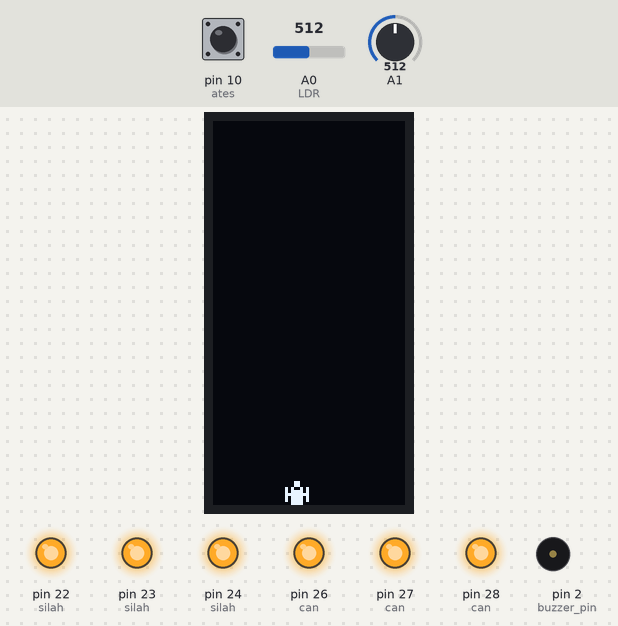
The sketch below on a simulated Arduino Mega 2560, built with avr-gcc and run on an emulated ATmega2560. On the bench: 64×128 one-colour display, output pins drawn as LEDs (lit = HIGH), buzzer (waves = sounding, pin HIGH). The test bench sets the inputs (shaded band); at power-on: pin 10 (ates) HIGH, A0 (LDR) = 512, A1 = 512. Random numbers use the default seed unless the sketch sets one; what the sketch prints to the serial monitor is not drawn.

Above: at 1.2 s.
1.3 s: pin 10 (ates) pulled LOW for 0.15 s
At 2.1 s:
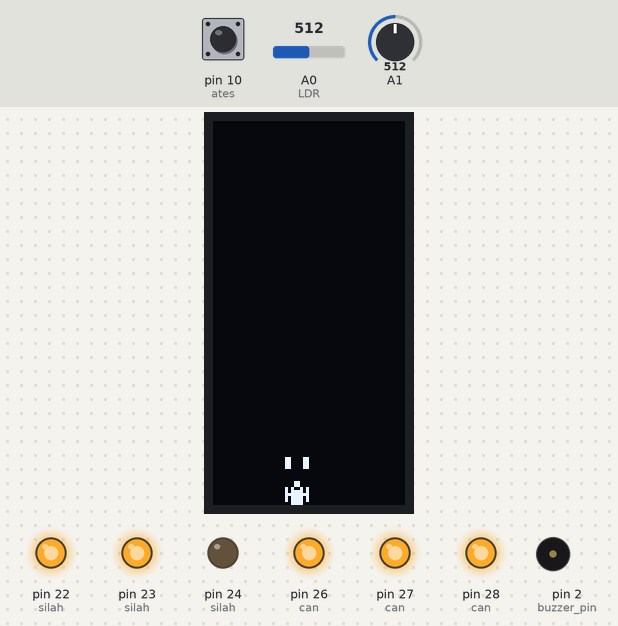
3.7 s: A0 (LDR) set to 6
At 3.83 s:
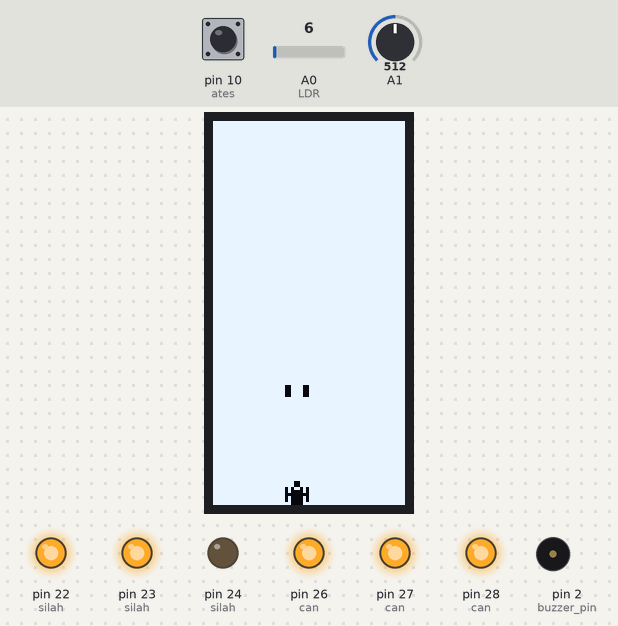
5.2 s: pin 10 (ates) pulled LOW for 1 s
At 7.1 s:
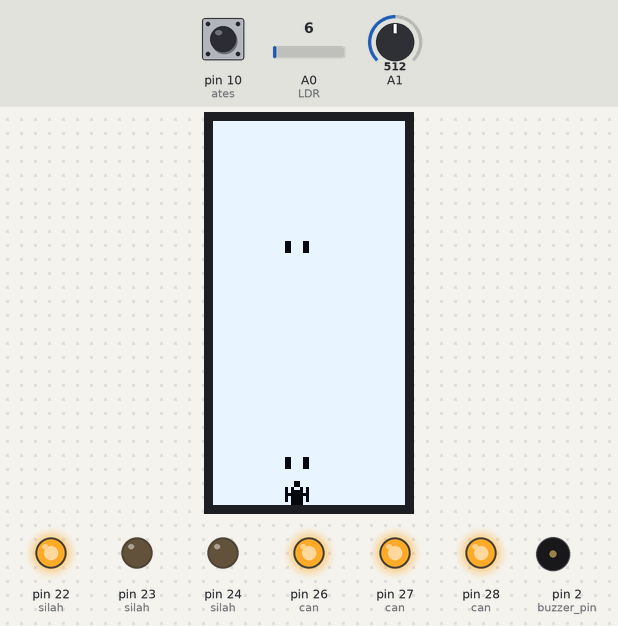
8.7 s: pin 10 (ates) pulled LOW for 3.2 s
At 12.5 s:
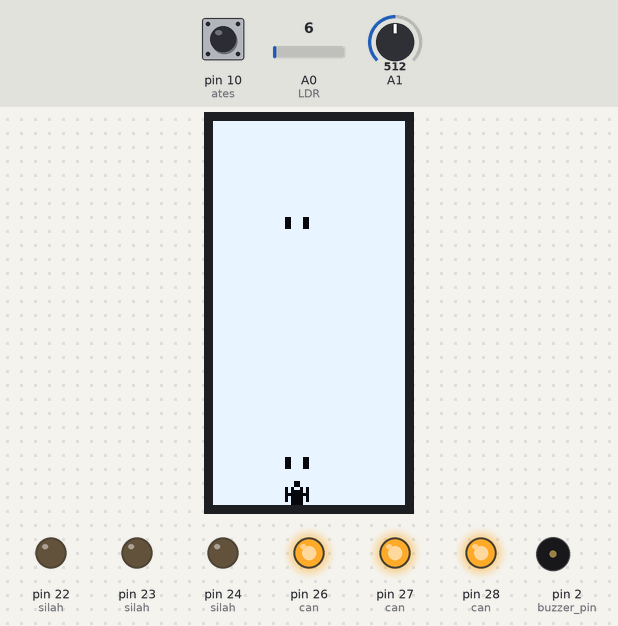
14.1 s: A1 set to 122
At 14.7 s:
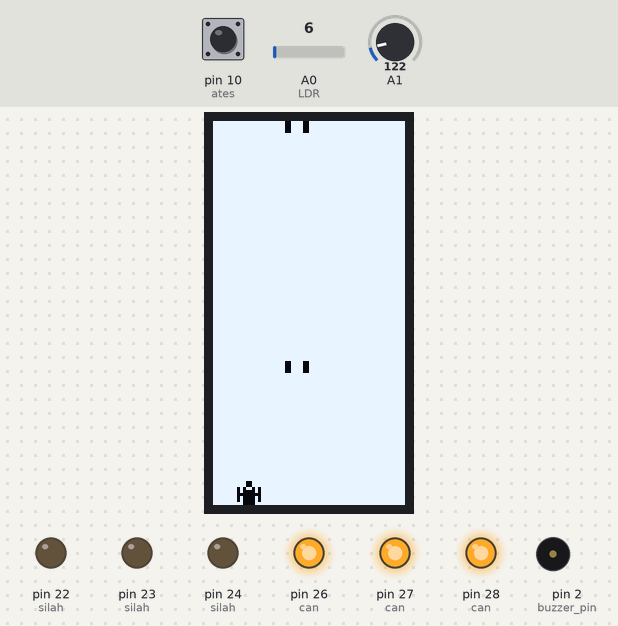
17.1 s: A0 (LDR) set to 8
19.0 s: A0 (LDR) set to 11
Timing chart, 0 to 22.0 s (numbered marks = the images above; inputs shaded):
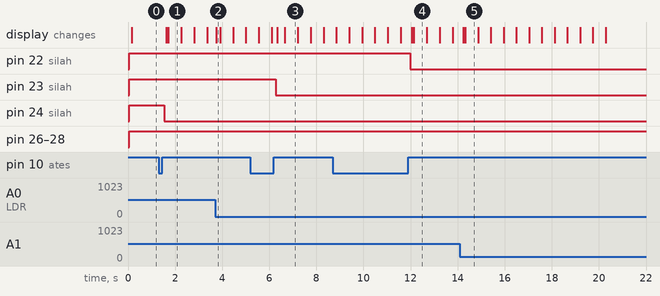

The sketch:

main.ino
```cpp
#include <SPI.h>
#include <Wire.h>
#include <Adafruit_GFX.h>
#include <Adafruit_SSD1306.h>
#include "Oyun.h"
#include "Target.h"
#define SCREEN_WIDTH 128
#define SCREEN_HEIGHT 64
#define OLED_RESET -1
#define SCREEN_ADDRESS 0x3C

Adafruit_SSD1306 ekran(SCREEN_WIDTH, SCREEN_HEIGHT, &Wire, OLED_RESET);

const unsigned char test [512] PROGMEM = {
	0xff, 0xff, 0xff, 0xff, 0xff, 0xff, 0xff, 0xff, 0x80, 0x00, 0x00, 0x00, 0x00, 0x00, 0x00, 0x01,
	0x80, 0x00, 0x00, 0x00, 0x00, 0x00, 0x00, 0x01, 0x9f, 0xff, 0xff, 0xff, 0xff, 0xff, 0xff, 0xf9,
	0x9f, 0xff, 0xff, 0xff, 0xff, 0xff, 0xff, 0xf9, 0x98, 0x00, 0x00, 0x00, 0x00, 0x00, 0x00, 0x19,
	0x98, 0x00, 0x00, 0x00, 0x00, 0x00, 0x00, 0x19, 0x99, 0xff, 0xff, 0xff, 0xff, 0xff, 0xff, 0x99,
	0x99, 0xff, 0xff, 0xff, 0xff, 0xff, 0xff, 0x99, 0x99, 0xff, 0xff, 0xff, 0xff, 0xff, 0xff, 0x99,
	0x99, 0xff, 0xff, 0xff, 0xff, 0xff, 0xff, 0x99, 0x99, 0xff, 0xff, 0xff, 0xff, 0xff, 0xff, 0x99,
	0x99, 0xff, 0xff, 0xff, 0xff, 0xff, 0xff, 0x99, 0x99, 0xff, 0xff, 0xff, 0xff, 0xff, 0xff, 0x99,
	0x99, 0xfc, 0x0f, 0x3f, 0xc3, 0xcf, 0x3f, 0x99, 0x99, 0xfc, 0x07, 0x3f, 0x81, 0xcf, 0x3f, 0x99,
	0x99, 0xfc, 0xe3, 0x3f, 0x18, 0xcf, 0x3f, 0x99, 0x99, 0xfc, 0xf3, 0x3f, 0x3c, 0xcf, 0x3f, 0x99,
	0x99, 0xfc, 0xf3, 0x3f, 0x3c, 0xcf, 0x3f, 0x99, 0x99, 0xfc, 0xe3, 0x3f, 0x3c, 0xc6, 0x3f, 0x99,
	0x99, 0xfc, 0x07, 0x3f, 0x3c, 0xe0, 0x7f, 0x99, 0x99, 0xfc, 0x0f, 0x3f, 0x00, 0xf0, 0xff, 0x99,
	0x99, 0xfc, 0xff, 0x3f, 0x00, 0xf9, 0xff, 0x99, 0x99, 0xfc, 0xff, 0x3f, 0x3c, 0xf9, 0xff, 0x99,
	0x99, 0xfc, 0xff, 0x03, 0x3c, 0xf9, 0xff, 0x99, 0x99, 0xfc, 0xff, 0x03, 0x3c, 0xf9, 0xff, 0x99,
	0x99, 0xff, 0xff, 0xff, 0xff, 0xff, 0xff, 0x99, 0x99, 0xff, 0xff, 0xff, 0xff, 0xff, 0xff, 0x99,
	0x99, 0xff, 0xff, 0xff, 0xff, 0xff, 0xff, 0x99, 0x99, 0xff, 0xff, 0xff, 0xff, 0xff, 0xff, 0x99,
	0x99, 0xff, 0xff, 0xff, 0xff, 0xff, 0xff, 0x99, 0x99, 0xff, 0xe0, 0x3f, 0xfc, 0x07, 0xff, 0x99,
	0x99, 0xff, 0xe0, 0x3f, 0xfc, 0x07, 0xff, 0x99, 0x99, 0xff, 0xe7, 0x3f, 0xfc, 0xe7, 0xff, 0x99,
	0x99, 0xff, 0xe7, 0x3f, 0xfc, 0xe7, 0xff, 0x99, 0x98, 0x1f, 0x00, 0x00, 0x00, 0x00, 0xf8, 0x19,
	0x98, 0x1c, 0x00, 0x00, 0x00, 0x00, 0x38, 0x19, 0x9f, 0xf8, 0xfc, 0x73, 0xce, 0x1f, 0x1f, 0xf9,
	0x9f, 0xf1, 0x02, 0x33, 0xcc, 0x61, 0x8f, 0xf9, 0x80, 0x03, 0x03, 0x10, 0x08, 0xc0, 0xc0, 0x01,
	0x80, 0x07, 0x33, 0x90, 0x09, 0xcc, 0xe0, 0x01, 0xff, 0xc8, 0x30, 0x09, 0x91, 0x0c, 0x33, 0xff,
	0xff, 0xc8, 0x30, 0x49, 0x92, 0x00, 0x13, 0xff, 0xff, 0xc9, 0xfe, 0x49, 0x92, 0x61, 0x93, 0xff,
	0xff, 0xc9, 0xfe, 0x49, 0x92, 0x61, 0x93, 0xff, 0xff, 0xc8, 0x30, 0x49, 0x92, 0x00, 0x13, 0xff,
	0xff, 0xc0, 0x30, 0x49, 0x93, 0x0c, 0x23, 0xff, 0xff, 0xe7, 0x33, 0x99, 0x99, 0xcc, 0xe7, 0xff,
	0xff, 0xe3, 0x03, 0x19, 0x98, 0xc0, 0xc7, 0xff, 0xff, 0xe1, 0x02, 0x39, 0x9c, 0x61, 0x87, 0xff,
	0xff, 0xe0, 0x7c, 0x79, 0x9e, 0x3e, 0x07, 0xff, 0xff, 0xe4, 0x00, 0xf9, 0x9f, 0x00, 0x27, 0xff,
	0xff, 0xcf, 0x03, 0xf9, 0x9f, 0xc0, 0xf3, 0xff, 0xff, 0xcf, 0xff, 0xf9, 0x9f, 0xff, 0xf3, 0xff,
	0xff, 0xcf, 0xff, 0xf9, 0x9f, 0xff, 0xf3, 0xff, 0xff, 0xcf, 0xff, 0xf8, 0x1f, 0xff, 0xf3, 0xff,
	0xff, 0xcf, 0xff, 0xc0, 0x03, 0xff, 0xf3, 0xff, 0xff, 0xc7, 0xff, 0x07, 0xe0, 0xff, 0xe3, 0xff,
	0xff, 0xe7, 0xfe, 0x1f, 0xf8, 0x7f, 0xe7, 0xff, 0xff, 0xe3, 0xfc, 0x7f, 0xfe, 0x3f, 0xc7, 0xff,
	0xff, 0xf0, 0xf0, 0xff, 0xff, 0x0f, 0x0f, 0xff, 0xff, 0xf8, 0x03, 0xff, 0xff, 0xc0, 0x1f, 0xff,
	0xff, 0xfe, 0x07, 0xff, 0xff, 0xe0, 0x7f, 0xff, 0xff, 0xff, 0xff, 0xff, 0xff, 0xff, 0xff, 0xff
};

const unsigned char ship [8] PROGMEM = {
	// 'ship4, 8x8px
	0x18, 0x18, 0xa5, 0xbd, 0xff, 0xbd, 0xbd, 0x3c
};
const unsigned char t2 [] PROGMEM = {
	// 't1, 8x8px
	0x18, 0x3c, 0x7e, 0xff, 0xff, 0x7e, 0x3c, 0x18
};
const unsigned char t1 [8] PROGMEM = {
	// 't5, 8x8px
	0x00, 0x08, 0x1c, 0x3e, 0x7c, 0x38, 0x10, 0x00
};
const unsigned char silah2 [8] PROGMEM = {
	// 'silah2, 8x8px
	0xc3, 0xc3, 0xc3, 0xc3, 0x00, 0x00, 0x00, 0x00
};
Oyun oyun;
int buzzer_pin=2;
int deger=0;
int deger2=0;
bool tus = true;
bool zorluk = false;
bool active = false;
void giris();
void page1();
void page2();
void page3();
void option();
void select();
void LDR();
void ledler();
void ledler2();
void ship_move();
void draw_Target();
void draw_Ship();
void draw_Silah();
void can_kontrol();
void atis();
int page = -1;
int up = -1;
int down = -1;
int ok = -1;
int at=-1;
byte imlec_x = 0;
byte imlec_y = 16;
int seviye = -1;
byte ses = 50;
bool sesOn = false;
byte parlaklik = 150;
bool parlaklikOn = false;
bool click1 = false, click2 = false, click3 = false;
bool click4=1,click5=false;
byte giris1 = 0, giris2 = 0,syc=0;
int syc1=0,syc2=0;
long end1=0,end2=0,start=0;
// end1 ve end2 == zaman kontrolü için
// syc == satır numarası
// syc1 ve syc2 == hasar yemeye başlama süresi kontolü için
void setup() {
  Serial.begin(9600);

  if(!ekran.begin(SSD1306_SWITCHCAPVCC, SCREEN_ADDRESS)) {
    Serial.println(F("SSD1306 allocation failed"));
    for(;;);
  }
  ekran.clearDisplay();
   ekran.setTextSize(1);
   ekran.setTextColor(WHITE);
     pinMode(11,INPUT_PULLUP);//onay
    pinMode(12,INPUT_PULLUP);//asagı
    pinMode(13,INPUT_PULLUP);//yukarı
    pinMode(10,INPUT_PULLUP); //ates
pinMode(26,OUTPUT);  //can
pinMode(27,OUTPUT);  //can
pinMode(28,OUTPUT);  //can
pinMode(22,OUTPUT);  //silah
pinMode(23,OUTPUT);  //silah
pinMode(24,OUTPUT);  //silah
pinMode(buzzer_pin,OUTPUT);  // buzzer
ekran.setRotation(1);
    ekran.display();
}
void loop() {
  // put your main code here, to run repeatedly:
/*up = digitalRead(13);
  down = digitalRead(12);
  ok = digitalRead(11);

  if (up == 0 && tus == true) {
    click1 = true;
    tus == false;
  }
  if (down == 0 && tus == true) {
    click2 = true;
    tus = false;
  }
  if (ok == 0 && tus == true) {
    click3 = true;
    tus = false;
  }
  if (page == -1) {
    giris();
  }
  if (page == 1) {
    page1();
  } else if (page == 2) {
    page2();
  } else if (page == 3) {
    page3();
  } else if (page == 4) {
    page4();
  }
  */
  page3();
}
void ledler2()
{
   if(oyun.s->cephane==3)
  {
    digitalWrite(22,HIGH);
    digitalWrite(23,HIGH);
    digitalWrite(24,HIGH);
  }
  else if(oyun.s->cephane==2)
  {
     digitalWrite(22,HIGH);
    digitalWrite(23,HIGH);
    digitalWrite(24,LOW);
  }
  else if(oyun.s->cephane==1)
  {
     digitalWrite(22,HIGH);
    digitalWrite(23,LOW);
    digitalWrite(24,LOW);
  }
  else{
     digitalWrite(22,LOW);
    digitalWrite(23,LOW);
    digitalWrite(24,LOW);
  }
}
void ledler()
{
  if(oyun.s->can==3)
  {
    digitalWrite(28,HIGH);
    digitalWrite(27,HIGH);
    digitalWrite(26,HIGH);
  }
  else if(oyun.s->can==2)
  {
     digitalWrite(28,HIGH);
    digitalWrite(27,HIGH);
    digitalWrite(26,LOW);
  }
  else if(oyun.s->can==1)
  {
     digitalWrite(28,HIGH);
    digitalWrite(27,LOW);
    digitalWrite(26,LOW);
  }
  else{
     digitalWrite(28,LOW);
    digitalWrite(27,LOW);
    digitalWrite(26,LOW);
  }
}
void LDR()
{
deger=analogRead(A0);
Serial.println(deger);
if(deger<500)
{
  ekran.invertDisplay(true);
}
else{
  ekran.invertDisplay(false);
}
}
void option() {
  if (click1 == true && up == 1) {
    ekran.clearDisplay();

    if (!(imlec_y == 16) && !(sesOn == true || parlaklikOn == true)) {
      imlec_y -= 16;
    } else if (page == 4 && sesOn == true) {
      ses += 10;
      if ((ses >= 100))
        ses = 100;
    } else if (page == 4 && parlaklikOn == true) {
      parlaklik += 30;
      if ((parlaklik >= 255))
        parlaklik = 255;
    }
    click1 = false;
    tus = true;
  }
  if (click2 == true && down == 1) {
    ekran.clearDisplay();
    if (!(imlec_y == 48) && !(sesOn == true || parlaklikOn == true)) {
      imlec_y += 16;
    } else if (page == 4 && sesOn == true) {
      ses -= 10;
      if ((ses <= 0))
        ses = 0;
    } else if (page == 4 && parlaklikOn == true) {
      parlaklik -= 30;
      if ((parlaklik <= 0))
        parlaklik = 0;
    }
    click2 = false;
    tus = true;
  }
}
void giris() {
  ekran.setCursor(0, 60);
  ekran.println("Yukleniyor");
  ekran.drawRect(0, 72, 63, 16, WHITE);
  for (int i = 1; i <= 62; i++) {
    ekran.drawLine(i, 72, i, 88, WHITE);
    delay(30);
    LDR();
    ekran.display();
  }
  delay(50);
  ekran.clearDisplay();
  int syc = 0;
  while (page == -1) {
    LDR();
    ekran.clearDisplay();
    ekran.drawBitmap(0, 0, test, 64, 64, 1);
    ekran.setCursor(20, 75);
    ekran.print("Press");
    ekran.setCursor(20, 84);
    ekran.print("Button");
    ekran.display();
    ok = digitalRead(11);
    if (ok == 0 && tus == true) {
      click3 = true;
      tus = false;
    }
    select();
  }
  ekran.clearDisplay();
}
void select() {
  if (click3 == true && ok == 1) {
    if (page == -1) {
      page = 1;
      click3 = false;
      tus = true;
    } else {
      if (imlec_y == 16) {
        if (page == 1 && zorluk == true) {
          ekran.clearDisplay();
          page = 3;
          imlec_x = 0;
          imlec_y = 16;
          click3 = false;
          tus = true;
        } else if (page == 2) {
          seviye = 1;
          zorluk = true;
          click3 = false;
          tus = true;
        } else if (page == 4) {
          ekran.invertDisplay(true);
          parlaklikOn = true;
          click3 = false;
          tus = true;
          giris2++;
          if (giris2 == 2) {
            ekran.invertDisplay(false);
            parlaklikOn = false;
            giris2 = 0;
          }
        } else {
          click3 = false;
          tus = true;
        }
      } else if (imlec_y == 32) {
        if (page == 1) {
          ekran.clearDisplay();
          page = 2;
          imlec_x = 0;
          imlec_y = 16;
          click3 = false;
          tus = true;
        } else if (page == 2) {
          seviye = 2;
          zorluk = true;
          click3 = false;
          tus = true;
        } else if (page == 4) {
          sesOn = true;
          click3 = false;
          tus = true;
          giris1++;
          if (giris1 == 2) {
            sesOn = false;
            giris1 = 0;
          }
        }
      } else if (imlec_y == 48) {
        if (page == 1) {
          ekran.clearDisplay();
          page = 4;
          imlec_x = 0;
          imlec_y = 16;
          click3 = false;
          tus = true;
        } else if (page == 2) {
          ekran.clearDisplay();
          page = 1;
          imlec_x = 0;
          imlec_y = 16;
          click3 = false;
          tus = true;
        } else if (page == 4) {
          ekran.clearDisplay();
          sesOn = false;
          parlaklikOn = false;
          page = 1;
          imlec_x = 0;
          imlec_y = 16;
          click3 = false;
          tus = true;
        }
      }
    }
  }
}
void page1() {
  ekran.setCursor(20, 0);
  ekran.print("Menu");
  ekran.setCursor(13, 16);
  ekran.print("Oyna");
  ekran.setCursor(13, 32);
  ekran.print("Zorluk");
  ekran.setCursor(13, 48);
  ekran.print("Ayarlar");
  ekran.setCursor(imlec_x, imlec_y);
  ekran.print(">");
  ekran.drawRect(10, imlec_y - 5, 127, 18, WHITE);
  ekran.display();
  LDR();
  option();
  select();
    ekran.clearDisplay();
}
void page2() {
  ekran.setCursor(20, 0);
  ekran.print("Zorluk");
  ekran.setCursor(13, 16);
  ekran.print("Normal");
  ekran.setCursor(13, 32);
  ekran.print("Zor");
  ekran.setCursor(13, 48);
  ekran.print("Cikis");
  ekran.setCursor(imlec_x, imlec_y);
  ekran.print(">");
  ekran.drawRect(10, imlec_y - 5, 127, 18, WHITE);
  ekran.display();
  LDR();
  option();
  select();
  ekran.clearDisplay();
}
void ship_move()
{
  deger2=analogRead(A1);
  deger2=map(deger2,0,1023,0,56);
  if((deger2 % 8)==0)
  {
    oyun.s->update(deger2);
  Serial.println(deger2);
  }
  else{
    byte kalan=deger2%8;
    if(kalan<=4)
    {
      deger2=deger2-kalan;
      oyun.s->update(deger2);
    Serial.println(deger2);
    }
    else{
  deger2=deger2+(8-kalan);
  oyun.s->update(deger2);
    Serial.println(deger2);
    }
  }
}
void draw_Ship(){
  ekran.drawBitmap(oyun.s->x,120,ship,8,8,WHITE);
  Serial.print("ship_x= ");
  Serial.println(oyun.s->x);
}
void draw_Target(){
  int x=0;
   for(int i=0;i<16;i++)
{
  for(int j=0;j<8;j++)
  {
    if(!(oyun.matris[i][j].t==NULL)){
        if(oyun.matris[i][j].t->type==1){
          ekran.drawBitmap(oyun.matris[i][j].t->x,oyun.matris[i][j].t->y,t1,8,8,WHITE);
          x++;
      }
      else if(oyun.matris[i][j].t->type==2){
          ekran.drawBitmap(oyun.matris[i][j].t->x,oyun.matris[i][j].t->y,t2,8,8,WHITE);
         x++;
      }
    }
}
}
Serial.print("x= ");
Serial.println(x);
}
void can_kontrol(){
     Serial.print("click4= ");
        Serial.println(click4);
   if(click4==true)
 {
   Serial.println("click4 true ve if ici= ");
   byte tmp=oyun.s->can;
   Serial.print("tmp= ");
Serial.println(tmp);
   byte  tmp2=oyun.kontrol1();
   Serial.print("tmp2= ");
Serial.println(tmp2);
   if(!(tmp==tmp2)){
   digitalWrite(buzzer_pin,HIGH);
     if(tmp2==0)
     {
       delay(100);
       digitalWrite(buzzer_pin,LOW);
delay(200);
       digitalWrite(buzzer_pin,HIGH);
       delay(300);
       digitalWrite(buzzer_pin,LOW);
      click4=false;
      syc1=0;
   syc2=0;
   ekran.print("OYUN BİTTİ");
   page=1;
  ekran.display();
  ekran.clearDisplay();
  return;
     }
      syc1=0;
   syc2=0;
    ekran.println("click4 falsee");
   click4=false;
      delay(100);
       digitalWrite(buzzer_pin,LOW);
   }
 }
 else
    Serial.println("click4 false galiba");
}
void atis()
{
 /*  at=digitalRead(10);
       Serial.print("at= ");
     Serial.println(at);
         Serial.print("click5 basta= ");
     Serial.println(click5);
   if(click5==false && at==0)
{
  click5=true;
      Serial.print("click5 true oldu= ");
     Serial.println(click5);
}
*/
 if(click5==true && at==1 && !(oyun.s->cephane==0))
 {
         Serial.println("atıs yapıldı= ");
        oyun.s->silah[3-oyun.s->cephane].s->x=oyun.s->x;
        oyun.s->silah[3-oyun.s->cephane].s->y=oyun.s->y;
         oyun.s->silah[3-oyun.s->cephane].s->active=true;
        click5=false;
        oyun.s->cephane--;
 }
}
void draw_Silah()
{
   for(int i=0;i<3;i++)
   {
      if(!(oyun.s->silah[i].s==NULL)   &&  (oyun.s->silah[i].s->active==true))
{
  ekran.drawBitmap(oyun.s->silah[i].s->x,oyun.s->silah[i].s->y,silah2,8,8,WHITE);
}
   }
}
void page3(){
  while(page==-1){
    at=digitalRead(10);
    Serial.print("at deger= ");
    Serial.println(at);
      if(click5==false && at==0)
{
  click5=true;
}
    atis();
  start=millis();
  ledler();
 ledler2();
LDR();
  if(start-end2>=60){
     Serial.print("at2 deger= ");
    Serial.println(at);
    atis();
  syc1++;
     Serial.print("syc1= ");
     Serial.println(syc1);
     if(click4==false && syc1==50)
      {
         Serial.println("click4 truee");
        syc1=0;
        click4=true;
      }
  //  draw_Target();
    draw_Silah();
    ship_move();
  draw_Ship();
ekran.display();
can_kontrol();
    ekran.clearDisplay();
      end2=start;
        start=millis();
  }
  if(start-end1>=500)
  {
     Serial.print("at3 deger= ");
    Serial.println(at);
    atis();
    syc2++;
     Serial.print("syc2= ");
     Serial.println(syc2);
    if(click4==false && syc2==3)
    {
     Serial.println("click4 true");
      click4=true;
      syc2=0;
    }
//  oyun.del_Target(syc);
 //   oyun.insert_Target(syc);
 // oyun.update_Target();
    oyun.s->update_Silah();
    oyun.kontrol2();
  //      draw_Target();
    draw_Silah();
     syc++;
  if(syc==16)
  {
    syc=0;
  }
     draw_Ship();
    ekran.display();
can_kontrol();
     ekran.clearDisplay();
         end1=start;
          start=millis();
  }
  }
}
void page4() {
  ekran.setCursor(20, 0);
  ekran.print("Ayarlar");
  ekran.setCursor(13, 16);
  ekran.print("Isik");
  ekran.setCursor(40, 16);
  String parlak = String(parlaklik);
  ekran.print(parlak);
  ekran.setCursor(13, 32);
  ekran.print("Ses");
  ekran.setCursor(53, 32);
  ekran.print("%");
  ekran.setCursor(40, 32);
  String s = String(ses);
  ekran.print(s);
  ekran.setCursor(13, 48);
  ekran.print("Cikis");
  ekran.setCursor(imlec_x, imlec_y);
  ekran.print(">");
  ekran.drawRect(10, imlec_y - 5, 127, 18, WHITE);
  ekran.display();
  LDR();
  option();
  select();
  ekran.clearDisplay();
}
```

Oyun.h
```cpp
#ifndef Oyun_h
#define Oyun_h
#include "Arduino.h"
#include "Ship.h"
#include "Target.h"
class Oyun{
public:
Oyun();
void insert_Target(byte  syc);
void update_Target();
void del_Target(byte syc);
byte kontrol1();
void kontrol2();
Ship *s;
Target *t;
byte tip;
Target matris [16] [8];
};
#endif
```

Ship.cpp
```cpp
#include "Ship.h"
Ship::Ship(){
   can=3;
   x=32;
   y=120;
   for(int i=0;i<3;i++)
   {
     this->silah[i].s=new Silah;
   }
   cephane=3;
}
Ship::Ship(int x,int y)
{
this->x=x;
this->y=y;
can=3;
cephane=3;
   for(int i=0;i<3;i++)
   {
        this->silah[i].s=new Silah;

   }
}
void Ship::update_Silah()
{
  for(int i=0;i<3;i++)
  {
    if(!(this->silah[i].s==NULL) && this->silah[i].s->active==true)
    {
this->silah[i].s->update();
    if(this->silah[i].s->y<0)
    {
this->silah[i].s=NULL;
   }
    }
  }
}
void Ship::update(int deger){
     x=deger;
}
```

Ship.h
```cpp
#ifndef Ship_h
#define Ship_h
#include  "Arduino.h"
#include "Silah.h"
class Ship
{
 public :
Ship();
Ship(int x,int y);
void update(int deger);
void update_Silah();
byte can;
Silah silah[3];
  int x;
  int y;
  byte cephane;
};

#endif
```

Silah.cpp
```cpp
#include "Silah.h"

Silah::Silah(){
  this->x=0;
  this->y=0;
  active=false;
}
Silah::Silah(int x, int y){
this->x=x;
this->y=y;
active=false;
}
void Silah::update(){
 this->y-=8;
}
```

Silah.h
```cpp
#ifndef Silah_h
#define Silah_h
#include "Arduino.h"

class Silah{
public :
Silah();
Silah(int x ,int y);
void update();
const uint8_t damage=1;
int x;
int y;
Silah *s;
bool active;
};


#endif 
```

Target.cpp
```cpp
#include "Target.h"
Target::Target(){
   hasar=0;
   x=0;
   y=0;
type=0;
t=NULL;
}
Target::Target(int x,int y,byte type)
{
this->x=x;
this->y=y;
hasar=0;
this->type=type;
t=NULL;
}
void Target::update(){
     y+=8;
}
```

Target.h
```cpp
#ifndef Target_h
#define Target_h
#include "Arduino.h"
class Target{
 public :
Target();
Target(int x,int y,byte type);
void update();
uint8_t hasar;
Target *t;
  byte type;
  int x;
  int y;
};
#endif
```

Source omitted: Oyun.cpp (5725 bytes)

Measured:
- after the input at 1.3 s, pin 24 (silah): HIGH → LOW after 0.24 s; the display: first changes after 0.31 s (image 1 shows a later state)
- after the input at 5.2 s, pin 23 (silah): HIGH → LOW after 1.1 s
- after the input at 8.7 s, pin 22 (silah): HIGH → LOW after 3.3 s
- what the display in image 1 shows lasts 0.6 s, from 1.7 s to 2.3 s
- what the display in image 3 shows lasts 0.5 s, from 6.7 s to 7.2 s
